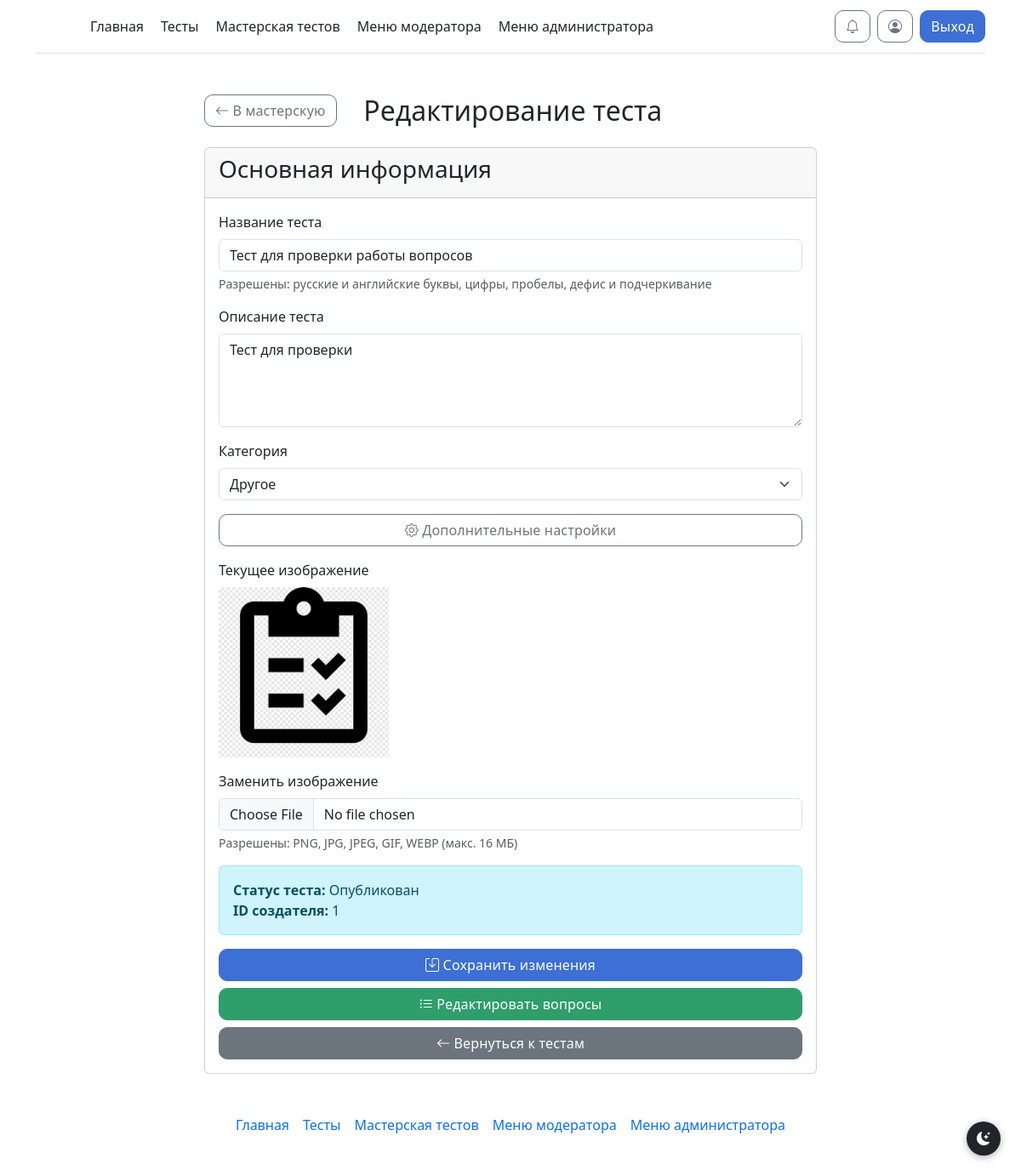
/edit-test/1 (signed in), run on the app's committed database.
### models.py (models this page shows)
class Tests(db.Model):
    test_id = db.Column(db.Integer, primary_key=True)
    test_id_creator = db.Column(db.Integer)
    test_name = db.Column(db.String)
    test_description = db.Column(db.String)
    test_status = db.Column(db.Integer)
    test_image = db.Column(db.String)
    test_cat_id = db.Column(db.Integer, default=None)  # ссылка на TestCategory.cat_id или None
    show_answers_after_test = db.Column(db.Boolean, default=True)  # показывать правильные ответы после завершения теста
    collect_statistics = db.Column(db.Boolean, default=True)  # собирать статистику для автора теста

class TestCategory(db.Model):
    __tablename__ = 'test_category'
    cat_id = db.Column(db.Integer, primary_key=True)
    cat_name = db.Column(db.String, unique=True, nullable=False)

### routes/edit.py (the view)
@edit_bp.route('/edit-test/<int:test_id>')
@login_required
def edit_test(test_id):
    test = Tests.query.get(test_id)
    if not test:
        flash("Тест не найден!", 'danger')
        return redirect("/tests")
    if test.test_id_creator != current_user.id and current_user.admin < 1:
        flash("У вас нет прав для редактирования этого теста!", 'danger')
        return redirect("/tests")
    comments = TestComments.query.filter_by(tc_test_id=test.test_id).order_by(TestComments.tc_created_at.desc()).all()
    categories = get_category_choices()
    return render_template("edit_test.html", test=test, comments=comments, categories=categories)

### __init__.py (called while the page is built, shortened)
@manager.user_loader
def load_user(user_id):
    return db.session.get(User, user_id)

@app.template_filter('get_unread_notifications_count')
def get_unread_notifications_count(user_id):
    return Notifications.query.filter_by(n_user_id=user_id, n_is_read=False).count()

@app.before_request
def check_must_rate_test():
    excluded_paths = ['/test/', '/static/', '/logout']

### models.py (called while the page is built)
def get_category_choices():
    return [{'cat_id': c.cat_id, 'cat_name': c.cat_name} for c in TestCategory.query.order_by(TestCategory.cat_name).all()]

### templates/edit_test.html (shortened to what this page needs)
{% extends 'base.html' %}
{% block main %}
<div class="container mt-4">
    <div class="row">
        <div class="col-md-8 mx-auto">
            <div class="d-flex justify-content-between align-items-center mb-4">
                <a href="/workshop" class="btn btn-outline-secondary">
                    <i class="bi bi-arrow-left"></i> В мастерскую
                </a>
                <h2 class="mb-0">Редактирование теста</h2>
            </div>
            <div class="card">
                <div class="card-header">
                    <h3>Основная информация</h3>
                </div>
                <div class="card-body">
                    <form method="POST" action="{{ url_for('update_test', test_id=test.test_id) }}" enctype="multipart/form-data"
                          {% if test.test_status == 2 and current_user.admin < 1 %}onsubmit="return confirm('Вы уверены? Тест будет отправлен на повторную проверку модератором.');"{% endif %}>
                        <div class="mb-3">
                            <label for="test_name" class="form-label">Название теста</label>
                            <input type="text"
                                   class="form-control"
                                   id="test_name"
                                   name="test_name"
                                   value="{{ test.test_name }}"
                                   required>
                            <div class="form-text">Разрешены: русские и английские буквы, цифры, пробелы, дефис и подчеркивание</div>
                        </div>
                        <div class="mb-3">
                            <label for="test_description" class="form-label">Описание теста</label>
                            <textarea class="form-control"
                                      id="test_description"
                                      name="test_description"
                                      rows="4"
                                      required>{{ test.test_description }}</textarea>
                        </div>
                        <div class="mb-3">
                            <label class="form-label">Категория</label>
                            <select name="test_cat_id" class="form-select">
                                {% for cat in categories %}
                                <option value="{{ cat.cat_id }}" {% if test.test_cat_id == cat.cat_id %}selected{% endif %}>{{ cat.cat_name }}</option>
                                {% endfor %}
                            </select>
                        </div>
                        <div class="mb-3">
                            <button class="btn btn-outline-secondary w-100" type="button" data-bs-toggle="collapse" data-bs-target="#additionalSettings">
                                <i class="bi bi-gear"></i> Дополнительные настройки
                            </button>
                        </div>
                        {% if test.test_image %}
                        <div class="mb-3">
                            <label class="form-label">Текущее изображение</label>
                            <div>
                                <img src="{{ url_for('static', filename='img/' + test.test_image) }}"
                                     alt="{{ test.test_name }}"
                                     class="img-fluid"
                                     style="max-height: 200px;">
                            </div>
                        </div>
                        {% endif %}
                        <div class="mb-3">
                            <label for="test_image" class="form-label">
                                {% if test.test_image %}Заменить изображение{% else %}Добавить изображение{% endif %}
                            </label>
                            <input type="file"
                                   class="form-control"
                                   id="test_image"
                                   name="test_image"
                                   accept="image/*">
                            <div class="form-text">Разрешены: PNG, JPG, JPEG, GIF, WEBP (макс. 16 МБ)</div>
                        </div>
                        <div class="alert alert-info">
                            <strong>Статус теста:</strong>
                            {% if test.test_status == 0 %}В разработке
                            {% elif test.test_status == 1 %}На проверке
                            {% elif test.test_status == 2 %}Опубликован
                            {% elif test.test_status == 3 %}На перепроверке по жалобам
                            {% endif %}
                            <br>
                            <strong>ID создателя:</strong> {{ test.test_id_creator }}
                        </div>
                        <div class="d-grid gap-2">
                            <button type="submit" class="btn btn-primary">
                                <i class="bi bi-save"></i> Сохранить изменения
                            </button>
                            <a href="{{ url_for('edit_test_questions', test_id=test.test_id) }}"
                               class="btn btn-success">
                                <i class="bi bi-list-ul"></i> Редактировать вопросы
                            </a>
                            <a href="/tests" class="btn btn-secondary">
                                <i class="bi bi-arrow-left"></i> Вернуться к тестам
                            </a>
                        </div>
                    </form>
                </div>
            </div>
        </div>
    </div>
</div>
{% endblock %}

### static/style/style.css (style rules this page uses)
.btn { border-radius: 10px !important; font-weight: 500; letter-spacing: 0.01em; transition: transform 0.1s ease, box-shadow 0.1s ease, background-color 0.1s ease !important; }
.btn-primary { background: #3d6fd4 !important; border-color: #3d6fd4 !important; }
.btn-success { background: #2e9e6b !important; border-color: #2e9e6b !important; }
.btn-secondary { background: #6c757d !important; border-color: #6c757d !important; }
.btn-outline-secondary { border-radius: 10px !important; }

### data on the page
Tests: test_name "Тест для проверки работы вопросов", test_description "Тест для проверки", test_cat_id "Другое", test_image (picture), test_id_creator "1"
